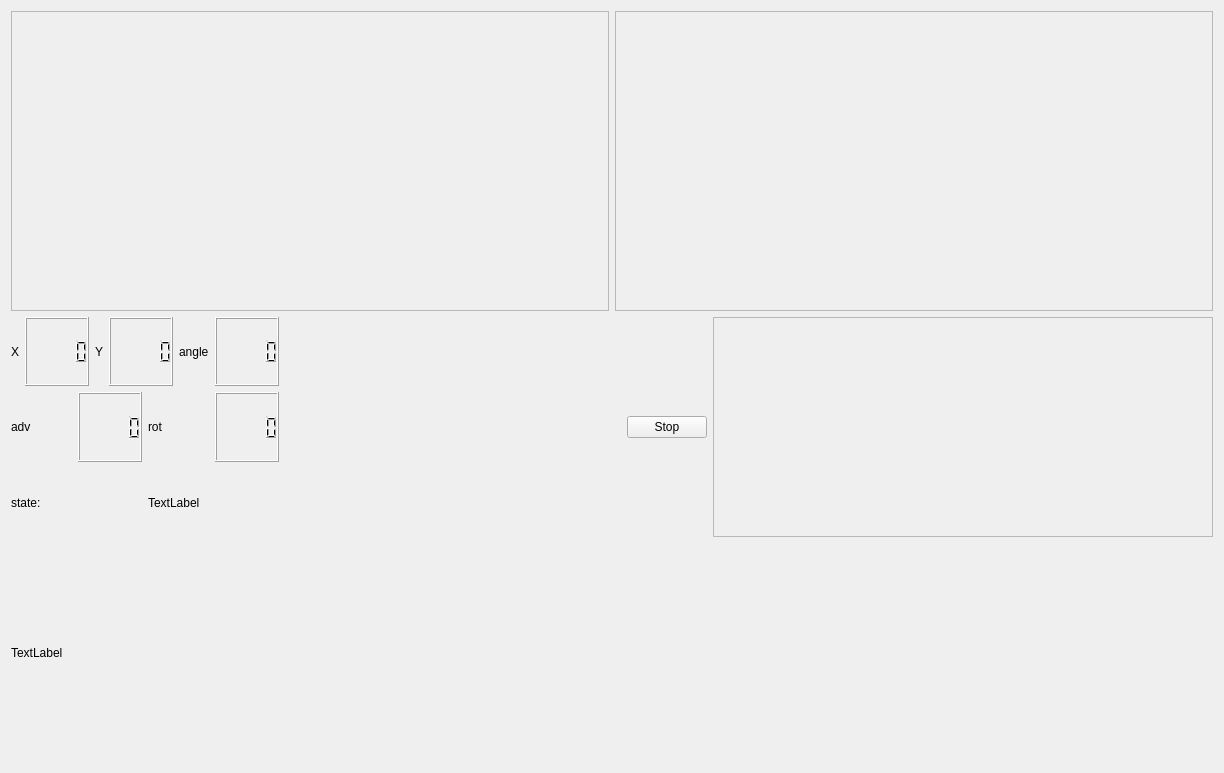
<?xml version="1.0" encoding="UTF-8"?>
<ui version="4.0">
 <class>guiDlg</class>
 <widget class="QWidget" name="guiDlg">
  <property name="geometry">
   <rect>
    <x>0</x>
    <y>0</y>
    <width>1224</width>
    <height>773</height>
   </rect>
  </property>
  <property name="windowTitle">
   <string>Localiser</string>
  </property>
  <layout class="QVBoxLayout" name="verticalLayout_5">
   <item>
    <layout class="QVBoxLayout" name="verticalLayout_2">
     <item>
      <layout class="QHBoxLayout" name="horizontalLayout_17">
       <item>
        <widget class="QFrame" name="frame">
         <property name="sizePolicy">
          <sizepolicy hsizetype="Expanding" vsizetype="Preferred">
           <horstretch>0</horstretch>
           <verstretch>0</verstretch>
          </sizepolicy>
         </property>
         <property name="minimumSize">
          <size>
           <width>500</width>
           <height>300</height>
          </size>
         </property>
         <property name="frameShape">
          <enum>QFrame::StyledPanel</enum>
         </property>
         <property name="frameShadow">
          <enum>QFrame::Raised</enum>
         </property>
        </widget>
       </item>
       <item>
        <widget class="QFrame" name="frame_room">
         <property name="sizePolicy">
          <sizepolicy hsizetype="Expanding" vsizetype="Preferred">
           <horstretch>0</horstretch>
           <verstretch>0</verstretch>
          </sizepolicy>
         </property>
         <property name="minimumSize">
          <size>
           <width>500</width>
           <height>300</height>
          </size>
         </property>
         <property name="frameShape">
          <enum>QFrame::StyledPanel</enum>
         </property>
         <property name="frameShadow">
          <enum>QFrame::Raised</enum>
         </property>
        </widget>
       </item>
      </layout>
     </item>
     <item>
      <layout class="QHBoxLayout" name="horizontalLayout_9">
       <item>
        <layout class="QHBoxLayout" name="horizontalLayout_18">
         <item>
          <layout class="QVBoxLayout" name="verticalLayout">
           <item>
            <layout class="QHBoxLayout" name="horizontalLayout_7">
             <item>
              <layout class="QHBoxLayout" name="horizontalLayout_2">
               <item>
                <widget class="QLabel" name="label">
                 <property name="text">
                  <string>X</string>
                 </property>
                </widget>
               </item>
               <item>
                <widget class="QLCDNumber" name="lcdNumber_x">
                 <property name="font">
                  <font>
                   <bold>true</bold>
                  </font>
                 </property>
                </widget>
               </item>
              </layout>
             </item>
             <item>
              <layout class="QHBoxLayout" name="horizontalLayout_3">
               <item>
                <widget class="QLabel" name="label_2">
                 <property name="text">
                  <string>Y</string>
                 </property>
                </widget>
               </item>
               <item>
                <widget class="QLCDNumber" name="lcdNumber_y">
                 <property name="font">
                  <font>
                   <bold>true</bold>
                  </font>
                 </property>
                </widget>
               </item>
              </layout>
             </item>
             <item>
              <layout class="QHBoxLayout" name="horizontalLayout_6">
               <item>
                <widget class="QLabel" name="label_3">
                 <property name="text">
                  <string>angle</string>
                 </property>
                </widget>
               </item>
               <item>
                <widget class="QLCDNumber" name="lcdNumber_angle">
                 <property name="font">
                  <font>
                   <bold>true</bold>
                  </font>
                 </property>
                </widget>
               </item>
              </layout>
             </item>
            </layout>
           </item>
           <item>
            <layout class="QHBoxLayout" name="horizontalLayout_8">
             <item>
              <layout class="QHBoxLayout" name="horizontalLayout_4">
               <item>
                <widget class="QLabel" name="label_4">
                 <property name="text">
                  <string>adv</string>
                 </property>
                </widget>
               </item>
               <item>
                <widget class="QLCDNumber" name="lcdNumber_adv"/>
               </item>
              </layout>
             </item>
             <item>
              <layout class="QHBoxLayout" name="horizontalLayout_5">
               <item>
                <widget class="QLabel" name="label_5">
                 <property name="text">
                  <string>rot</string>
                 </property>
                </widget>
               </item>
               <item>
                <widget class="QLCDNumber" name="lcdNumber_rot"/>
               </item>
              </layout>
             </item>
            </layout>
           </item>
           <item>
            <layout class="QHBoxLayout" name="horizontalLayout">
             <item>
              <widget class="QLabel" name="label_state_name">
               <property name="text">
                <string>state:</string>
               </property>
              </widget>
             </item>
             <item>
              <widget class="QLabel" name="label_state">
               <property name="text">
                <string>TextLabel</string>
               </property>
              </widget>
             </item>
            </layout>
           </item>
          </layout>
         </item>
         <item>
          <spacer name="horizontalSpacer">
           <property name="orientation">
            <enum>Qt::Horizontal</enum>
           </property>
           <property name="sizeHint" stdset="0">
            <size>
             <width>40</width>
             <height>20</height>
            </size>
           </property>
          </spacer>
         </item>
         <item>
          <widget class="QPushButton" name="pushButton_stop">
           <property name="text">
            <string>Stop</string>
           </property>
           <property name="checkable">
            <bool>true</bool>
           </property>
          </widget>
         </item>
        </layout>
       </item>
       <item>
        <widget class="QFrame" name="frame_plot_error">
         <property name="minimumSize">
          <size>
           <width>500</width>
           <height>0</height>
          </size>
         </property>
         <property name="frameShape">
          <enum>QFrame::StyledPanel</enum>
         </property>
         <property name="frameShadow">
          <enum>QFrame::Raised</enum>
         </property>
        </widget>
       </item>
      </layout>
     </item>
     <item>
      <widget class="QLabel" name="label_img">
       <property name="minimumSize">
        <size>
         <width>300</width>
         <height>100</height>
        </size>
       </property>
       <property name="text">
        <string>TextLabel</string>
       </property>
      </widget>
     </item>
    </layout>
   </item>
  </layout>
 </widget>
 <resources/>
 <connections/>
</ui>
